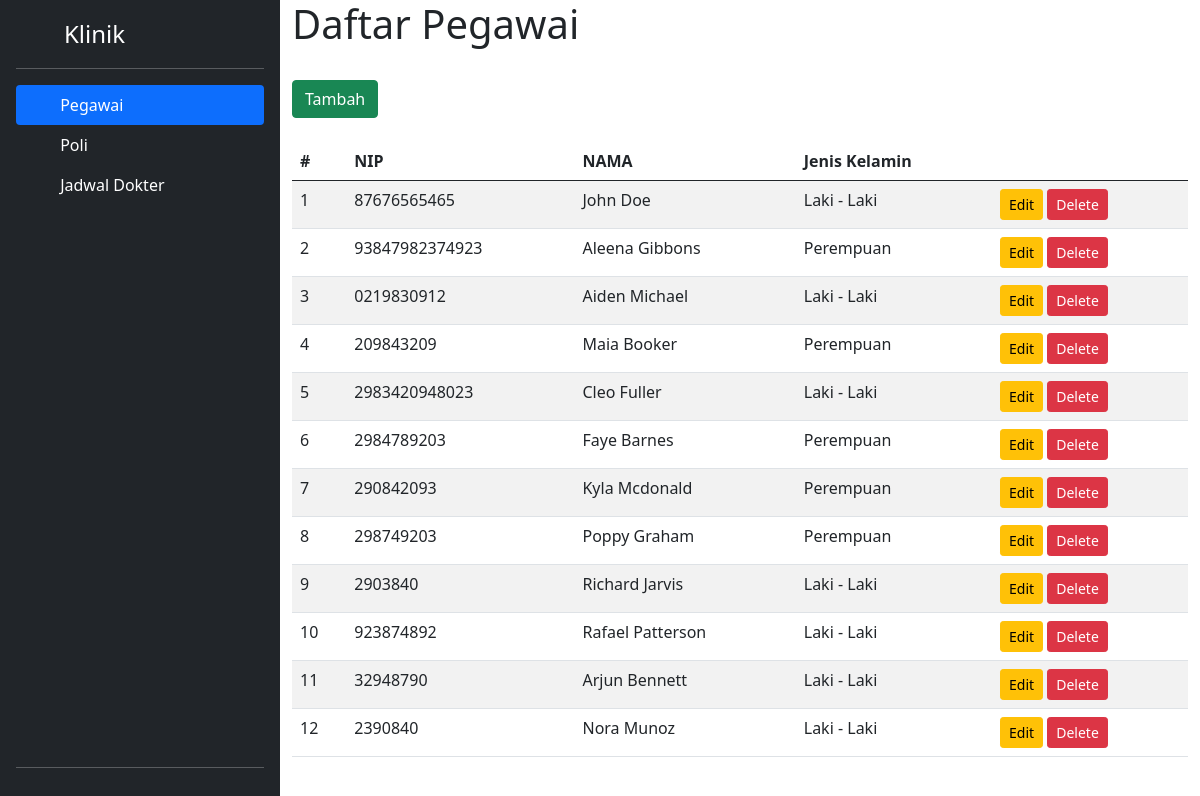
The page / on the database its author committed.
### kliniks/models.py (models this page shows, shortened)
class Pegawai(models.Model):
    nama = models.CharField(max_length=40)
    nip = models.CharField(max_length=15)
    jenis_kelamin = models.CharField(max_length=1)

### kliniks/views.py (the view)
# urls.py: path('', pegawai),
def pegawai(request):
    pegawai = Pegawai.objects.all()
    data = {
        'pegawai' : pegawai,
        'active_pegawai' : 'active'
    }
    return render(request, 'pegawai.html', data)

### templates/pegawai.html
{% extends  'base.html' %}
{% load static %}
{% block content %}
<h1>Daftar Pegawai</h1>
<br>
<a class="btn btn-success" href="{% url 'pegawai_tambah' %}">Tambah</a>
<br><br>
<table class="table table-striped">
    <thead>
        <tr>
        <th>#</th>
        <th>NIP</th>
        <th>NAMA</th>
        <th>Jenis Kelamin</th>
        <th></td>
        </tr>
    </thead>
    {% for pegawai_klinik in pegawai %}
    <tr>
        <td>{{ forloop.counter }}</td>
        <td>{{ pegawai_klinik.nip }}</td>
        <td>{{ pegawai_klinik.nama }}</td>
        <td>{% if pegawai_klinik.jenis_kelamin == 'L' %}
                Laki - Laki
            {% else %}
                Perempuan
            {% endif %}
        </td>
        <td>
            <a class="btn btn-sm btn-warning" href="{% url 'pegawai_edit' pegawai_klinik.id %}">Edit</a>
            <a class="btn btn-sm btn-danger" href="{% url 'pegawai_hapus' pegawai_klinik.id %}">Delete</a>
        </td>
    </tr>
    {% endfor %}
</table>
{% endblock %}

### static/css/sidebars.css (style rules this page uses)
body { min-height: 100vh; min-height: -webkit-fill-available; }
html { height: -webkit-fill-available; }

### rows shown on the page
Pegawai: nip "87676565465", nama "John Doe", jenis_kelamin "Laki - Laki"
Pegawai: nip "93847982374923", nama "Aleena Gibbons", jenis_kelamin "Perempuan"
Pegawai: nip "0219830912", nama "Aiden Michael", jenis_kelamin "Laki - Laki"
Pegawai: nip "209843209", nama "Maia Booker", jenis_kelamin "Perempuan"
Pegawai: nip "2983420948023", nama "Cleo Fuller", jenis_kelamin "Laki - Laki"
Pegawai: nip "2984789203", nama "Faye Barnes", jenis_kelamin "Perempuan"
Pegawai: nip "290842093", nama "Kyla Mcdonald", jenis_kelamin "Perempuan"
Pegawai: nip "298749203", nama "Poppy Graham", jenis_kelamin "Perempuan"
Pegawai: nip "2903840", nama "Richard Jarvis", jenis_kelamin "Laki - Laki"
Pegawai: nip "923874892", nama "Rafael Patterson", jenis_kelamin "Laki - Laki"
Pegawai: nip "32948790", nama "Arjun Bennett", jenis_kelamin "Laki - Laki"
Pegawai: nip "2390840", nama "Nora Munoz", jenis_kelamin "Laki - Laki"
